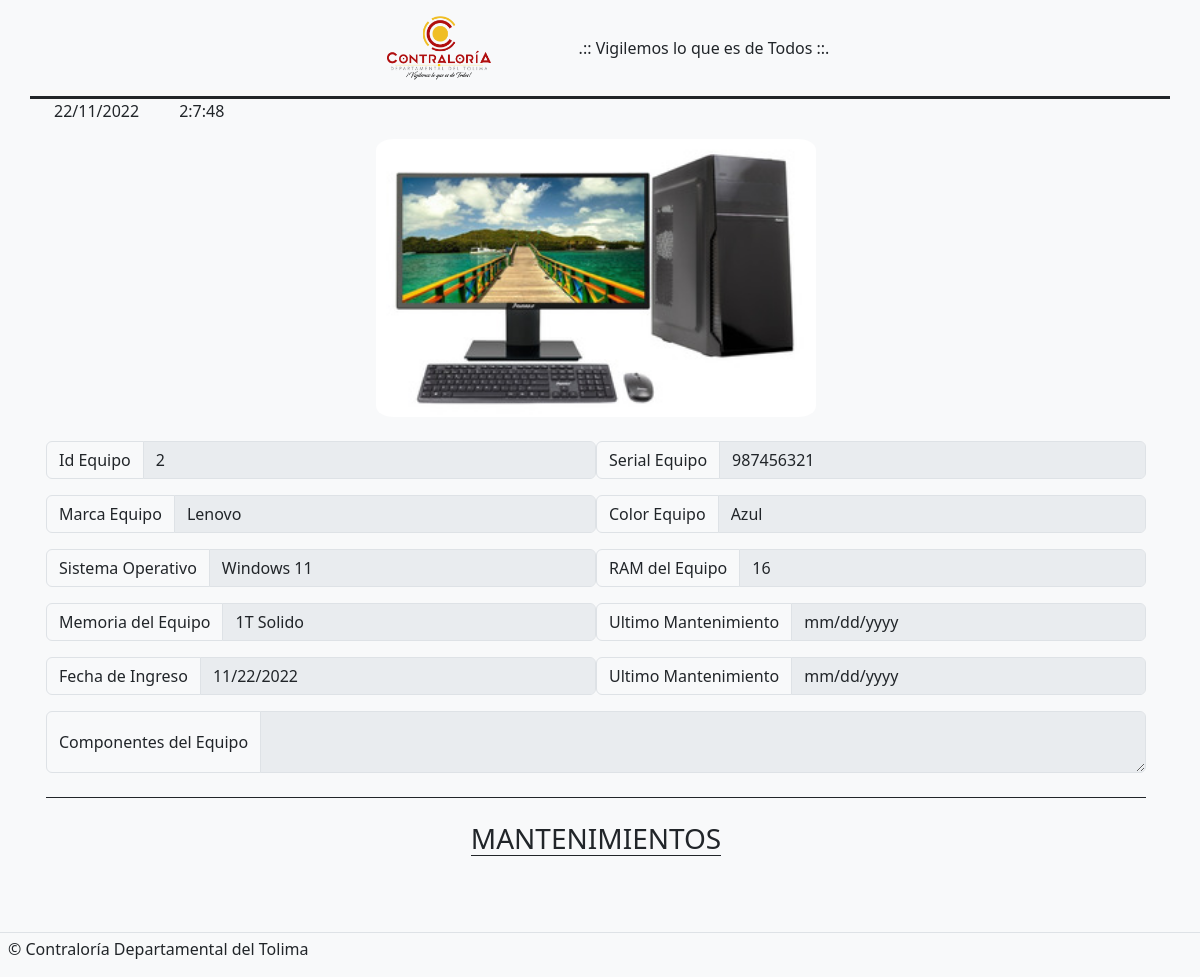
/reporte/equipo/2/, run on an earlier commit of the app's database.
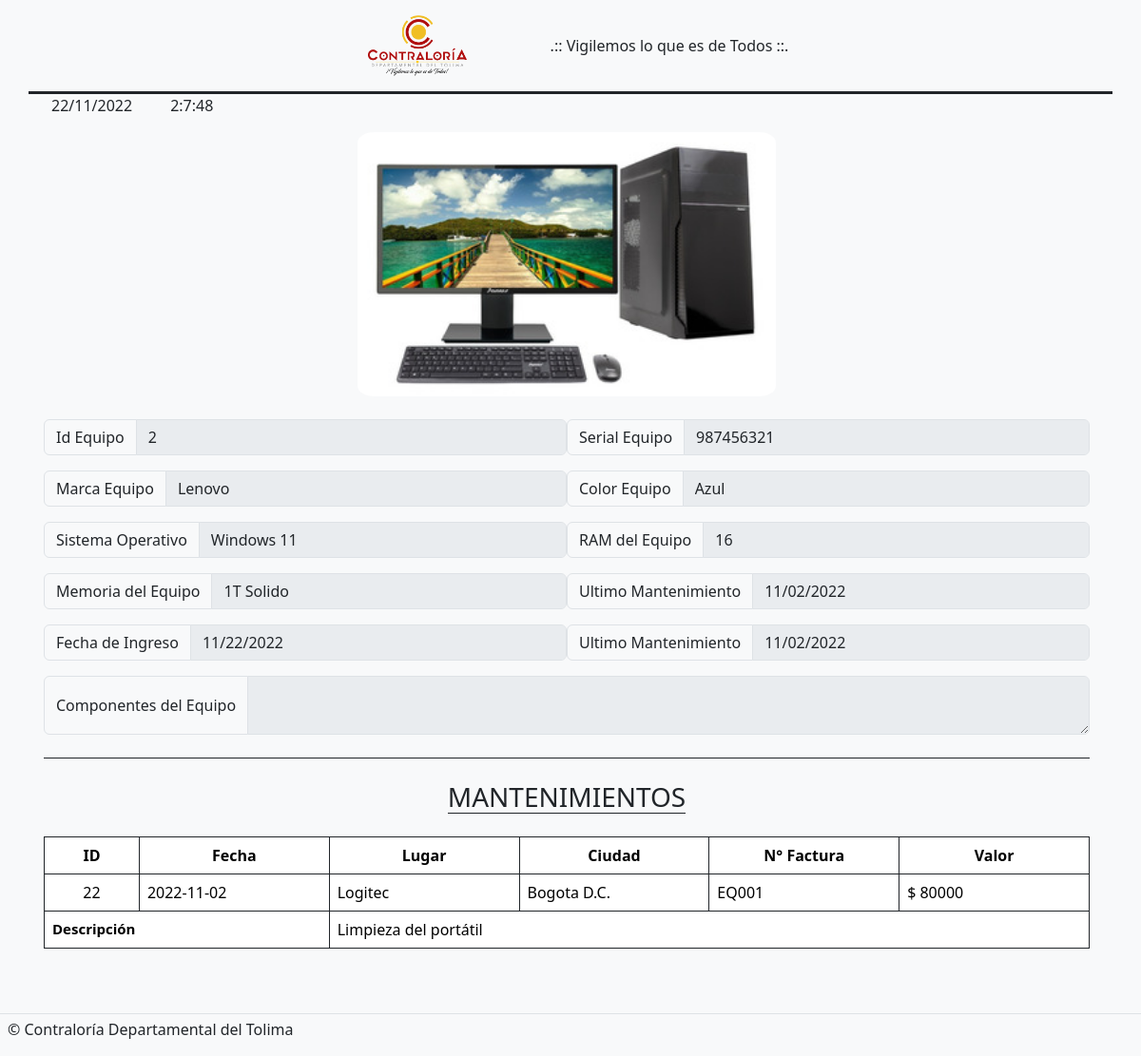
And on a later commit of the database.
### gestionActivos/models.py (models this page shows, shortened)
class MantenimientoEquipo(models.Model):
    fkEquipoOficina=models.ForeignKey(ActivoEquipoOficina, on_delete=models.CASCADE, verbose_name="Equipo de Oficina")
    fkRegistrarMantenimiento=models.ForeignKey(RegistrarMantenimiento, on_delete=models.CASCADE, verbose_name="mantenimiento")

class RegistrarMantenimiento(models.Model):
    fechaMantenimiento=models.DateField(verbose_name="Fecha del Mantenimiento", help_text="MM/DD/AAAA")
    lugarMantenimiento=models.CharField(max_length=50, verbose_name="Lugar del Mantenimiento")
    ciudadMantenimiento=models.CharField(max_length=20, verbose_name="Lugar del Mantenimiento")
    numeroFactura=models.CharField(max_length=10, verbose_name="Número de Factura")
    valorMantenimiento=models.IntegerField(verbose_name="Valor del Mantenimiento") # Valor numero (IntegerField)!!!!!!
    descripcionMantenimiento=models.TextField(max_length=500, verbose_name="Descripción")
    adjuntarArchivoMantenimiento=models.FileField(upload_to='uploads', blank=True)

### main/views.py (the view)
# urls.py: path('reporte/equipo/<int:pk>/', reporte_equipo , name='reporte-equipo'),
def reporte_equipo (request, pk):
        equipo = ActivoEquipoOficina.objects.get(id=pk)
        ultimoMantenimientoEquipo=MantenimientoEquipo.objects.filter(fkEquipoOficina=equipo).order_by('-fkRegistrarMantenimiento__fechaMantenimiento')
        if ultimoMantenimientoEquipo:
            ultimoMantenimientoEquipo = ultimoMantenimientoEquipo[0]
        else:
            ultimoMantenimientoEquipo = None
        context = {
            'title': 'Reporte Vehiculo',
            'equipo':equipo,
            'ultimoMantenimientoEquipo':ultimoMantenimientoEquipo,
            'mantenimientos': MantenimientoEquipo.objects.filter(fkEquipoOficina=equipo)
            }
        return render (request, 'reportes/reporte_equipo.html', context)

### main/context_processors.py (called while the page is built)
def sesion(request):
    usuario_actual=request.user
    image_user=r"media/usuarios/default.png"
    usuario=None
    if request.user.is_authenticated:
        if Usuario.objects.filter(user_id=usuario_actual.id):
            image_user=Usuario.objects.get(user_id=usuario_actual.id).foto.url
            usuario=Usuario.objects.get(user_id=usuario_actual.id)
    context={
        'usuario_actual':usuario_actual,
        'image_user':image_user,
        'usuario':usuario
    }
    return context

### main/templates/reportes/reporte_equipo.html (shortened to what the changed rows need)
{% extends 'partials/reportes.html' %}
{% load static %}
{% block contenido %}
<section class="container sombra-caja p-0 ">
    <main class="bg-light">
        <div id="div-caja3" class="p-3 pb-1 pe-4 pt-0 mt-0">
            <div class="d-flex flex-wrap border-bottom border-dark
                pb-2">
                <div class="input-group mb-3 w-50">
                    <span class="input-group-text"
                        id="basic-addon1">Ultimo Mantenimiento</span>
                    <input disabled type="date" class="form-control"
                        id="id_fechaMantenimiento"
                        name="fechaMantenimiento"
                        value="{{ultimoMantenimientoEquipo.fkRegistrarMantenimiento.fechaMantenimiento | date:'Y-m-d'}}" aria-describedby="basic-addon3">
                </div>
                <div class="input-group mb-3 w-50">
                    <span class="input-group-text"
                        id="basic-addon1">Ultimo Mantenimiento</span>
                    <input disabled type="date" class="form-control"
                        id=""
                        name=""
                        value="{{ultimoMantenimientoEquipo.fkRegistrarMantenimiento.fechaMantenimiento | date:'Y-m-d'}}" aria-describedby="basic-addon3">
                </div>
            </div>
            <br>
            {% for mantenimiento in mantenimientos %}
            <table class="table border
                border-dark table-bordered border-primar w-100">
                <thead class="border-start border-dark">
                    <tr>
                        <th scope="col" class="text-center" style="width: 50px">ID</th>
                        <th scope="col" class="text-center" style="width: 100px">Fecha</th>
                        <th scope="col" class="text-center" style="width: 100px">Lugar</th>
                        <th scope="col" class="text-center" style="width: 100px">Ciudad</th>
                        <th scope="col" class="text-center" style="width: 100px">N° Factura</th>
                        <th scope="col" class="text-center" style="width: 100px">Valor</th>
                    </tr>
                </thead>
                <tbody>
                    <tr>
                        <td scope="row" class="text-center">{{mantenimiento.fkRegistrarMantenimiento.id}}</td>
                        <td>{{mantenimiento.fkRegistrarMantenimiento.fechaMantenimiento | date:'Y-m-d'}}</td>
                        <td>{{mantenimiento.fkRegistrarMantenimiento.lugarMantenimiento}}</td>
                        <td>{{mantenimiento.fkRegistrarMantenimiento.ciudadMantenimiento}}</td>
                        <td>{{mantenimiento.fkRegistrarMantenimiento.numeroFactura}}</td>
                        <td>$ {{mantenimiento.fkRegistrarMantenimiento.valorMantenimiento}}</td>
                    </tr>
                </tbody>
                <tbody>
                    <tr>
                        <td colspan="2" style="font-size: 15px;" class="text-black"><b>Descripción</b></td>
                        <td colspan="6" class="text-break">{{mantenimiento.fkRegistrarMantenimiento.descripcionMantenimiento}}</td>
                    </tr>
                </tbody>
            </table>
            {% endfor %}
        </div>
    </main>
</section>
{% endblock contenido %}

What changed in the data, as far as the page shows it:
added MantenimientoEquipo: fechaMantenimiento "11/02/2022", fkRegistrarMantenimiento.fechaMantenimiento "11/02/2022", fkRegistrarMantenimiento.id "22", fkRegistrarMantenimiento.fechaMantenimiento "2022-11-02", fkRegistrarMantenimiento.lugarMantenimiento "Logitec", fkRegistrarMantenimiento.ciudadMantenimiento "Bogota D.C.", fkRegistrarMantenimiento.numeroFactura "EQ001", fkRegistrarMantenimiento.valorMantenimiento "80000", fkRegistrarMantenimiento.descripcionMantenimiento "Limpieza del portátil"
